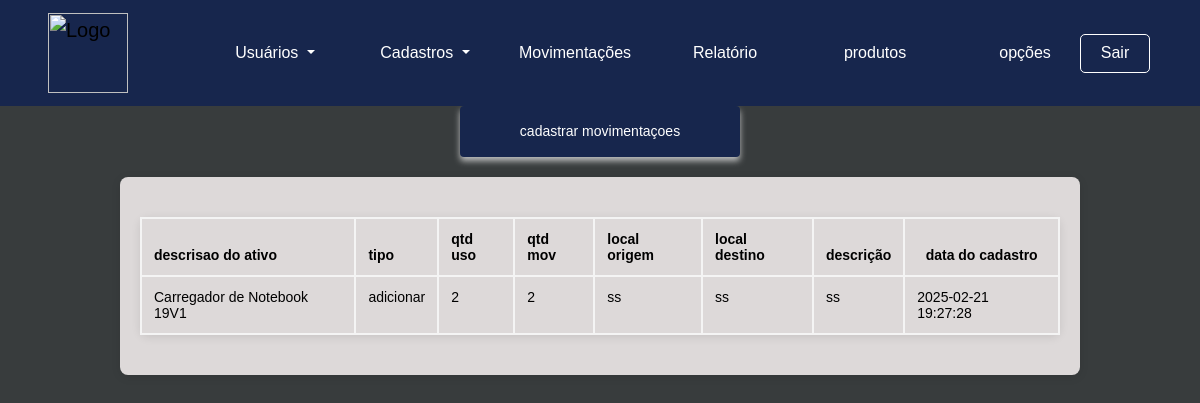
Screenshot of /visao/movimentacoes.php (signed in) with the database file from the repository.
### visao/movimentacoes.php (the view, shortened to what this page needs)
<?php
include('cabecalho.php');
include('menu_superior.php');
include('../controle/funcoes.php');
$sql="SELECT
localOrigem,
localDestino,
dataMovimentaçao,
descriçaoMovimentaçao,
quantidadeUso,
tipoMovimentacao,
quantidadeMov,
(SELECT usuario from usuario u where u.idUsuario= m.idUsuario) as usuario,
(SELECT descriçaoAtivo from ativos a where a.idAtivo= m.idAtivo) as ativos,
(select quantidadeAtivo from ativos a where a.idAtivo = m.idAtivo) as quantidadeTotalAtivo
FROM
 movimentaçao m
where m.statusMov= 'S';
";
$result=mysqli_query($conexao,$sql)or die(false);
$ativos_bd=$result->fetch_all(MYSQLI_ASSOC);
?>
<head>
    <link rel="stylesheet" href="../css/movimentacao.css">
</head>
<div class="centralizado">
<button type="button" id="btn_modal" onclick="limpar_modal()" class="btn btn-primary" data-bs-toggle="modal" data-bs-target="#movimentaçoes" data-bs-whatever="@mdo">cadastrar movimentaçoes</button>
</div>
<body>
    <div class="container" >
        <table class="table">
    <thead>
        <tr>
        <th scope="col">descrisao do ativo</th>
        <th scope="col">tipo</th>
        <th scope="col">qtd uso</th>
        <th scope="col">qtd mov</th>
        <th scope="col">local origem</th>
        <th scope="col">local destino</th>
        <th scope="col">descrição</th>
        <th style="text-align:center;">data do cadastro</th>
        </tr>
        </thead>
        <tbody>
        <?php
        foreach($ativos_bd as $i){
            ?>
            <tr>
            <td><?php echo $i['ativos'];?></td>
            <td><?php echo $i['tipoMovimentacao'];?></td>
            <td><?php echo $i['quantidadeUso'];?></td>
            <td><?php echo $i['quantidadeMov'];?></td>
            <td><?php echo $i['localOrigem'];?></td>
            <td><?php echo $i['localDestino'];?></td>
            <td><?php echo $i['descriçaoMovimentaçao'];?></td>
            <td><?php echo $i['dataMovimentaçao'];?></td>
            </tr>
    <?php
    }
    ?>
        </tbody>
        </table>
        </body>

### css/movimentacao.css (style rules this page uses)
* { margin: 0; padding: 0; box-sizing: border-box; }
body { font-family: 'Arial', sans-serif; background-color: #383c3d; color: #333; }
.container { width: 80%; margin: 20px auto; padding: 20px; background-color: #ddd9d9; border-radius: 8px; box-shadow: 0 2px 10px rgba(0, 0, 0, 0.1); }
.table { width: 100%; margin: 20px auto; border-collapse: collapse; border-radius: 8px; box-shadow: 0 2px 10px rgba(0, 0, 0, 0.1); }
.table thead { background-color: #007bff; color: #fff; text-align: left; }
.table th, .table td { padding: 12px; font-size: 14px; border: 2px solid #f4f4f4; background-color: #ddd9d9; }
.btn { padding: 8px 16px; border: none; border-radius: 5px; cursor: pointer; transition: background-color 0.3s ease; }
.btn-primary { background-color: #ff2600; color: #fff; }
html, body { height: 100%; margin: 0; }
.centralizado { display: flex; justify-content: center; align-items: center; height: auto; }
.btn-primary { background-color: #17264d; color: #fff; padding: 15px 60px; font-size: 14px; border: none; border-radius: 4px; box-shadow: 0 4px 6px rgba(247, 247, 247, 0.699); transition: background-color 0.3s, box-shadow 0.3s; }

### visao/menu_superior.php (style rules this page uses)
body { font-family: Arial, sans-serif; margin: 0; padding: 0; background-color: #f4f4f4; }

### rows the page displays
movimentaçao: ativos "Carregador de Notebook 19V1", tipoMovimentacao "adicionar", quantidadeUso "2", quantidadeMov "2", localOrigem "ss", localDestino "ss", descriçaoMovimentaçao "ss", dataMovimentaçao "2025-02-21 19:27:28"
